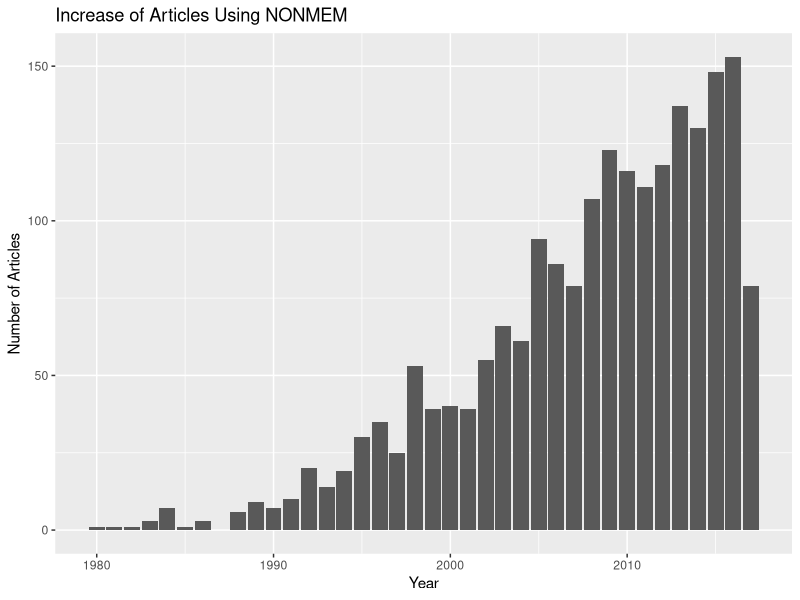

Write R code to recreate this figure.
## ---- chunk 1
library(knitr)
library(ggplot2)
library(dplyr)
## ---- chunk 2
timeline <- read.csv("data-raw/timeline.csv", skip = 1, stringsAsFactors = FALSE) %>% 
  mutate(percentage = round(count/sum(count)*100, 2)) %>%
  arrange(year) %>%
  mutate(cum_percent = cumsum(percentage))
ggplot(data=timeline, aes(x=year, y=count)) +
  geom_bar(stat="identity") + guides(fill=FALSE) +
  xlab("Year") + ylab("Number of Articles") +
  ggtitle("Increase of Articles Using NONMEM")
## ---- chunk 3
knitr::kable(timeline, caption = "Raw data of the number of publications utilizing NONMEM.")
## ---- chunk 4
knitr::write_bib(file = "nonmemPubmed.bib")
